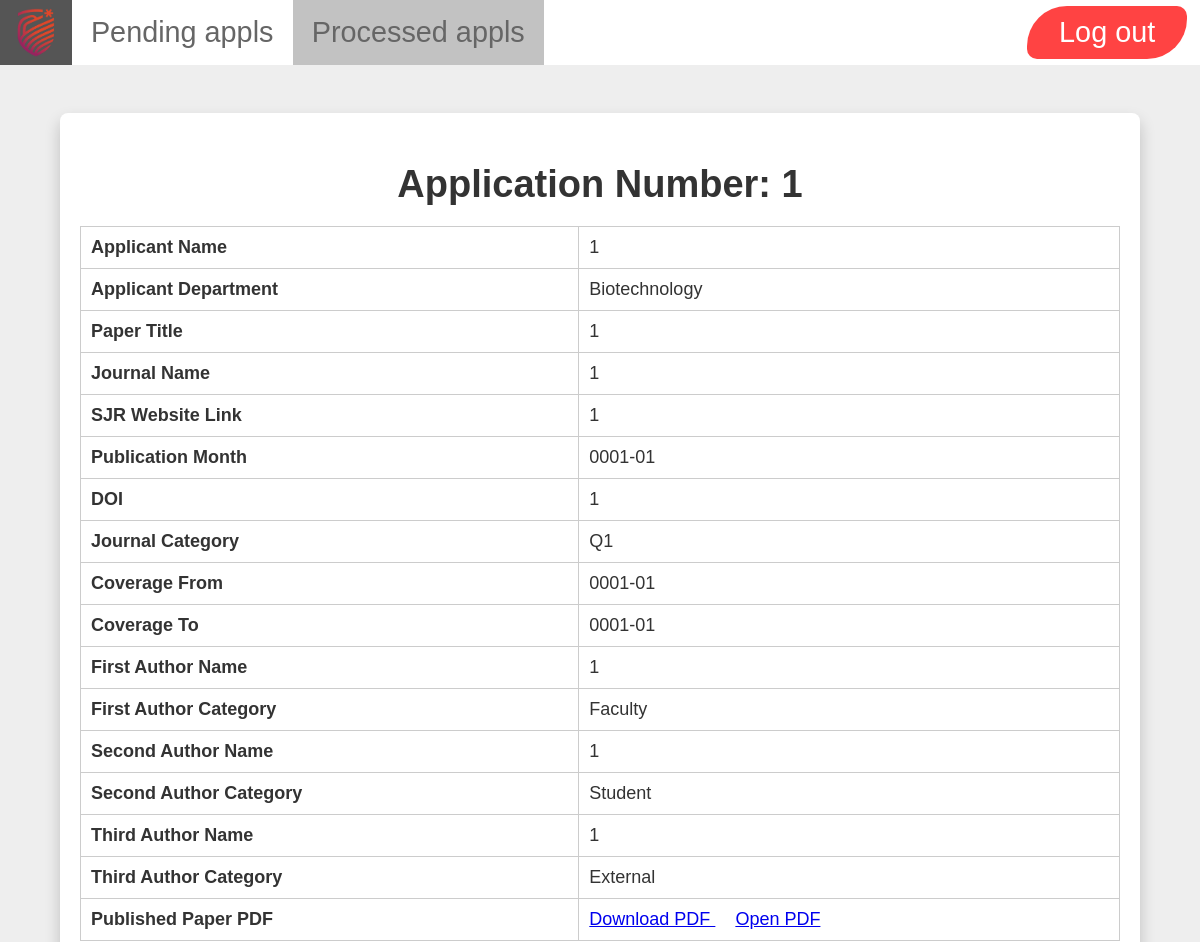
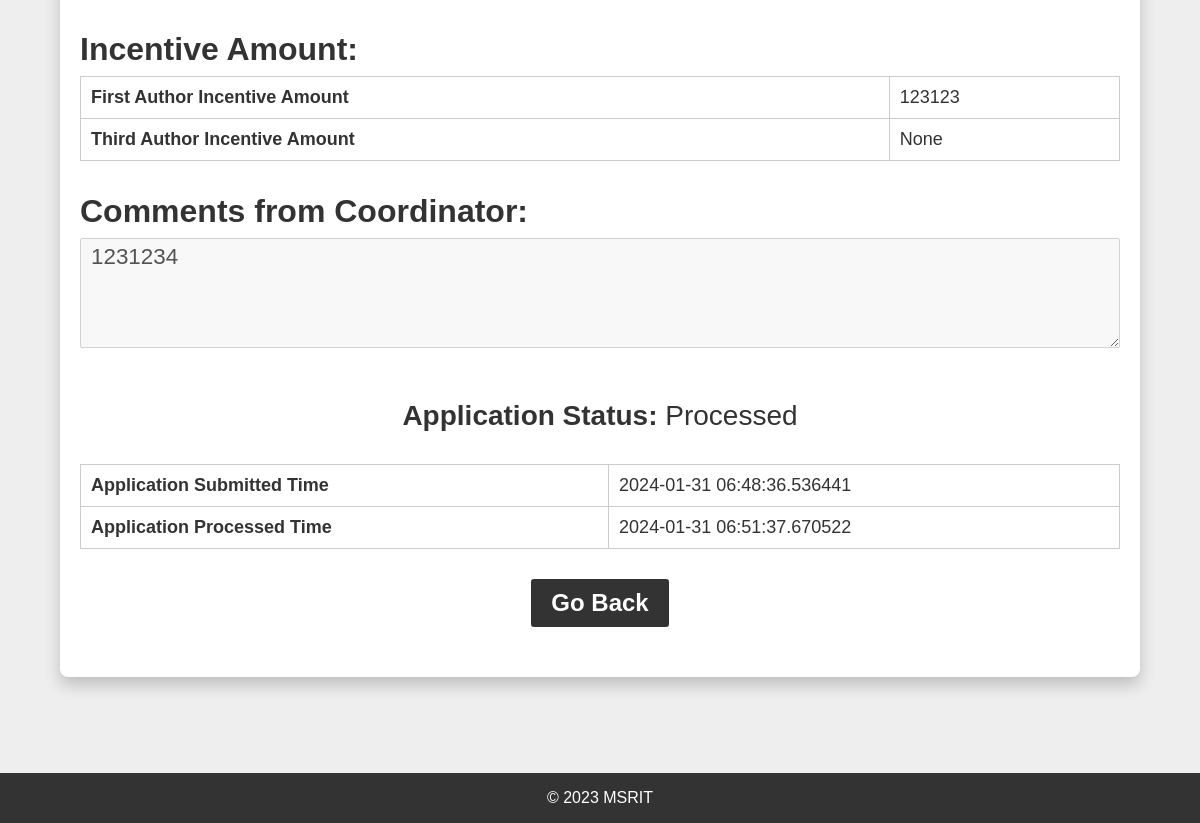
Screenshot of /admin/processed-application/details/1 (signed in) with the database file from the repository (2 pictures, top to bottom).
### app.py (models this page shows)
class Application(db.Model):
    __tablename__ = "application"
    application_id = db.Column(db.Integer, autoincrement=True, primary_key=True)
    submitted_at = db.Column(db.DateTime, default=get_current_time)
    processed_at = db.Column(db.DateTime)
    application_email = db.Column(db.String, nullable=False)
    applicant_name = db.Column(db.String, nullable=False)
    applicant_dept = db.Column(db.String, nullable=False)
    paper_title = db.Column(db.String, nullable=False)
    journal_name = db.Column(db.String, nullable=False)
    sjr_website_link = db.Column(db.String, nullable=False)
    publication_month = db.Column(db.String, nullable=False)
    doi = db.Column(db.String, nullable=False)
    journal_category = db.Column(db.String, nullable=False)
    coverage_from = db.Column(db.String, nullable=False)
    coverage_to = db.Column(db.String, nullable=False)
    first_author_name = db.Column(db.String, nullable=False)
    first_author_category = db.Column(db.String, nullable=False)
    second_author_name = db.Column(db.String)
    second_author_category = db.Column(db.String)
    third_author_name = db.Column(db.String)
    third_author_category = db.Column(db.String)
    published_paper_pdf_filename = db.Column(db.String, nullable=False)
    application_status = db.Column(db.String, default="Pending")
    first_author_amount = db.Column(db.String)
    second_author_amount = db.Column(db.String)
    third_author_amount = db.Column(db.String)
    comments = db.Column(db.String)

### app.py (the view)
@app.route(
    "/admin/processed-application/details/<application_id>", methods=["GET", "POST"]
)
def admin_processed_application_details(application_id):
    if request.method == "GET":
        if "admin_email" in session:
            appl = Application.query.filter_by(application_id=application_id).first()
            if appl:
                dictt = {
                    "application_id": 0,
                    "applicant_name": 0,
                    "applicant_dept": 0,
                    "paper_title": 0,
                    "journal_name": 0,
                    "sjr_website_link": 0,
                    "publication_month": 0,
                    "doi": 0,
                    "journal_category": 0,
                    "coverage_from": 0,
                    "coverage_to": 0,
                    "first_author_name": 0,
                    "first_author_category": 0,
                    "second_author_name": 0,
                    "second_author_category": 0,
                    "third_author_name": 0,
                    "third_author_category": 0,
                    "published_paper_pdf_filename": 0,
                    "status": 0,
                }
                dictt["application_id"] = appl.application_id
                dictt["submitted_at"] = appl.submitted_at
                dictt["applicant_name"] = appl.applicant_name
                dictt["applicant_dept"] = appl.applicant_dept
                dictt["paper_title"] = appl.paper_title
                dictt["journal_name"] = appl.journal_name
                dictt["sjr_website_link"] = appl.sjr_website_link
                dictt["publication_month"] = appl.publication_month
                dictt["doi"] = appl.doi
                dictt["journal_category"] = appl.journal_category
                dictt["coverage_from"] = appl.coverage_from
                dictt["coverage_to"] = appl.coverage_to
                dictt["first_author_name"] = appl.first_author_name
                dictt["first_author_category"] = appl.first_author_category
                dictt["second_author_name"] = appl.second_author_name
                dictt["second_author_category"] = appl.second_author_category
                dictt["third_author_name"] = appl.third_author_name
                dictt["third_author_category"] = appl.third_author_category
                dictt[
                    "published_paper_pdf_filename"
                ] = appl.published_paper_pdf_filename
                dictt["first_author_amount"] = appl.first_author_amount
                dictt["second_author_amount"] = appl.second_author_amount
                dictt["third_author_amount"] = appl.third_author_amount
                dictt["processed_at"] = appl.processed_at
                dictt["comments"] = appl.comments
                dictt["status"] = appl.application_status
                return render_template(
                    "admin_processed_application_details.html",
                    dictt=dictt,
                    filename=appl.published_paper_pdf_filename,
                )
            else:
                return render_template("admin_application_not_found.html")
        else:
            flash("Login Required!", "warn")
            return redirect(url_for("admin_login"))

### templates/admin_processed_application_details.html (shortened to what this page needs)
<!DOCTYPE html>
<html lang="en">
  <head>
    <link
      rel="stylesheet"
      href="https://cdnjs.cloudflare.com/ajax/libs/font-awesome/6.4.2/css/all.min.css"
    />
    <link
      rel="stylesheet"
      href="{{ url_for('static', filename='css/style.css') }}"
    />
  </head>
  <body>
    <header>
      <nav>
        <div class="navbar" id="myNavbar">
          <a>
            <img
              src="{{ url_for('static', filename='images/ramaiah.png') }}"
              alt="logo"
            />
          </a>
          <a href="/admin/home/pending-applications">Pending appls</a>
          <a href="/admin/processed-applications" class="active"
            >Processed appls</a
          >
          <a href="/admin/logout" class="navbar-logout">Log out</a>
        </div>
      </nav>
    </header>
    <main>
      <div class="product-details">
        <div class="product-container">
          <div class="product-info">
            <h1>Application Number: {{dictt['application_id']}}</h1>
            <div class="product-specs">
              <table>
                <tr>
                  <th>Applicant Name</th>
                  <td>{{dictt['applicant_name']}}</td>
                </tr>
                <tr>
                  <th>Applicant Department</th>
                  <td>{{dictt['applicant_dept']}}</td>
                </tr>
                <tr>
                  <th>Paper Title</th>
                  <td>{{dictt['paper_title']}}</td>
                </tr>
                <tr>
                  <th>Journal Name</th>
                  <td>{{dictt['journal_name']}}</td>
                </tr>
                <tr>
                  <th>SJR Website Link</th>
                  <td>{{dictt['sjr_website_link']}}</td>
                </tr>
                <tr>
                  <th>Publication Month</th>
                  <td>{{dictt['publication_month']}}</td>
                </tr>
                <tr>
                  <th>DOI</th>
                  <td>{{dictt['doi']}}</td>
                </tr>
                <tr>
                  <th>Journal Category</th>
                  <td>{{dictt['journal_category']}}</td>
                </tr>
                <tr>
                  <th>Coverage From</th>
                  <td>{{dictt['coverage_from']}}</td>
                </tr>
                <tr>
                  <th>Coverage To</th>
                  <td>{{dictt['coverage_to']}}</td>
                </tr>
                <tr>
                  <th>First Author Name</th>
                  <td>{{dictt['first_author_name']}}</td>
                </tr>
                <tr>
                  <th>First Author Category</th>
                  <td>{{dictt['first_author_category']}}</td>
                </tr>
                <tr>
                  <th>Second Author Name</th>
                  <td>{{dictt['second_author_name']}}</td>
                </tr>
                <tr>
                  <th>Second Author Category</th>
                  <td>{{dictt['second_author_category']}}</td>
                </tr>
                <tr>
                  <th>Third Author Name</th>
                  <td>{{dictt['third_author_name']}}</td>
                </tr>
                <tr>
                  <th>Third Author Category</th>
                  <td>{{dictt['third_author_category']}}</td>
                </tr>
                <tr>
                  <th>Published Paper PDF</th>
                  <td>
                    <a
                      href="{{ url_for('download_pdf', filename=filename) }}"
                      download
                    >
                      Download PDF
                    </a>
                    <a
                      href="{{ url_for('download_pdf', filename=filename) }}"
                      target="_blank"
                    >
                      Open PDF
                    </a>
                  </td>
                </tr>
              </table>
              {%if dictt['status'] == 'Processed' %} {%if
              dictt['first_author_category'] or dictt['second_author_category']
              or dictt['third_author_category'] in ('Faculty', 'External')%}
              <h2>Incentive Amount:</h2>
              <table>
                {%if dictt['first_author_category'] in ('Faculty', 'External')%}
                <tr>
                  <th>First Author Incentive Amount</th>
                  <td>{{dictt['first_author_amount']}}</td>
                </tr>
                {%endif%}  {%if dictt['third_author_category'] in ('Faculty',
                'External')%}
                <tr>
                  <th>Third Author Incentive Amount</th>
                  <td>{{dictt['third_author_amount']}}</td>
                </tr>
                {%endif%}
              </table>
              {%endif%}
              <h2>Comments from Coordinator:</h2>
              <textarea name="comments" cols="80" disabled>
{{dictt['comments']}}
              </textarea>
              <p><b>Application Status: </b>{{dictt['status']}}</p>
              <table>
                <tr>
                  <th>Application Submitted Time</th>
                  <td>{{dictt['submitted_at']}}</td>
                </tr>
                <tr>
                  <th>Application Processed Time</th>
                  <td>{{dictt['processed_at']}}</td>
                </tr>
              </table>
              {%endif%}
            </div>
            <div class="product-add-to-cart">
              <a href="/admin/home/pending-applications">
                <button>Go Back</button>
              </a>
            </div>
          </div>
        </div>
      </div>
    </main>
    <footer>
      <p>&copy; 2023 MSRIT</p>
    </footer>
  </body>
</html>

### static/css/style.css (style rules this page uses)
* { margin: 0; padding: 0; box-sizing: border-box; }
body { font-family: Arial, sans-serif; background-color: #eee; color: #333; height: 100%; display: flex; flex-direction: column; min-height: 100vh; }
header { position: -webkit-sticky; position: sticky; top: 0; z-index: 3; }
main { flex: 1; }
footer { width: 100%; height: 50px; background-color: #333; display: flex; align-items: center; justify-content: center; color: #fff; font-size: 16px; margin-top: 6vh; }
.navbar { overflow: hidden; background-color: #ffffff; }
.navbar a { float: left; display: block; color: #666; text-align: center; padding: 1rem 1.2rem; text-decoration: none; font-size: 28.8px; transition: 0.5s ease-in-out; }
.navbar a img { float: left; margin: -0.49rem; height: 49px; transition: 0.5s ease-in-out; }
.navbar .active { background-color: #aaaaaab7; }
.navbar .navbar-logout { float: right; color: white; background-color: rgba(255, 66, 66, 0.993); border-radius: 40px 10px; padding: 0.6rem 2rem; margin: 0.4rem 0.8rem 0rem 0rem; }
.product-details .product-container { background-color: #fff; box-shadow: 0px 8px 16px 0px rgba(0, 0, 0, 0.2); display: flex; flex-wrap: wrap; justify-content: space-between; align-items: left; width: 90%; max-width: 1600px; margin: 6vh auto; border-radius: 0.5rem; padding: 3.125rem 1.25rem; }
.product-details .product-container .product-info { flex: 0 0 100%; max-width: 100%; }
.product-details .product-container .product-info h1 { font-size: clamp(18px, 6vw, 38px); margin-bottom: 1.25rem; text-align: center; }
.product-details .product-container .product-info h2 { font-size: clamp(14px, 6vw, 32px); margin: 2rem 0rem 0.5rem 0rem; }
.product-details .product-container .product-info textarea { max-width: 100%; font-size: 22.4px; font-family: arial; height: 110px; padding: 10px; min-height: 54px; max-height: 500px; padding-top: 0.3rem; resize: vertical; }
.product-details .product-container .product-info p { font-size: clamp(16px, 4vw, 28px); margin-top: 3rem; margin-bottom: 2rem; text-align: center; }
.product-details .product-container .product-info .product-specs { flex: 0 0 100%; margin-bottom: 3.125rem; }
.product-details .product-container .product-info .product-specs table { width: 100%; border-collapse: collapse; }
.product-details .product-container .product-info .product-specs table th, .product-details .product-container .product-info .product-specs table td { border: 1px solid #ccc; padding: 0.625rem; font-size: clamp(12px, 3.8vw, 18px); text-align: left; }
.product-details .product-container .product-info .product-specs table th { font-weight: bold; }
.product-details .product-container .product-add-to-cart { flex: 0 0 100%; text-align: center; }
.product-details .product-container .product-add-to-cart button { font-size: clamp(14px, 3.8vw, 24px); font-weight: 600; color: #fff; background-color: #333; border: none; border-radius: 0.18rem; padding: 0.625rem 1.25rem; cursor: pointer; transition: background-color 0.3s ease; }
@media only screen and (max-width: 1200px) { .product-details .product-container { flex-direction: column; align-items: center; } }
@media only screen and (max-width: 1200px) { .product-details .product-container .product-info { flex: 0 0 100%; max-width: 100%; } }
@media only screen and (max-width: 1200px) { .product-details .product-container .product-info .product-specs { margin-bottom: 30px; } }

### rows the page displays
Application: applicant_dept "Biotechnology", publication_month "0001-01", journal_category "Q1", coverage_from "0001-01", coverage_to "0001-01", first_author_category "Faculty", second_author_category "Student", third_author_category "External", first_author_amount "123123", comments "1231234", status "Processed", submitted_at "2024-01-31 06:48:36.536441", processed_at "2024-01-31 06:51:37.670522"

### other values shown
{{ dictt['application_id'] }} "1"
{{ dictt['applicant_name'] }} "1"
{{ dictt['paper_title'] }} "1"
{{ dictt['journal_name'] }} "1"
{{ dictt['sjr_website_link'] }} "1"
{{ dictt['doi'] }} "1"
{{ dictt['first_author_name'] }} "1"
{{ dictt['second_author_name'] }} "1"
{{ dictt['third_author_name'] }} "1"
{{ dictt['third_author_amount'] }} "None"
